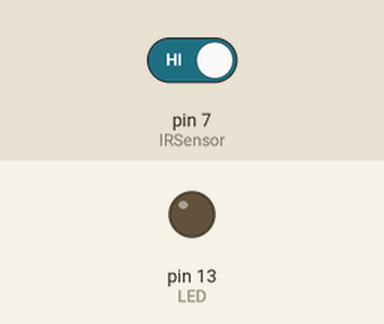
Simulated run of this sketch. Board: Arduino Uno, built with avr-gcc and run on an emulated ATmega328P. Parts: output pins drawn as LEDs (lit = HIGH). Inputs (shaded band) come from the test bench; at power-on: pin 7 (IRSensor) HIGH.

Above: at 1.2 s.
1.3 s: pin 7 (IRSensor) driven LOW
At 2.0 s:
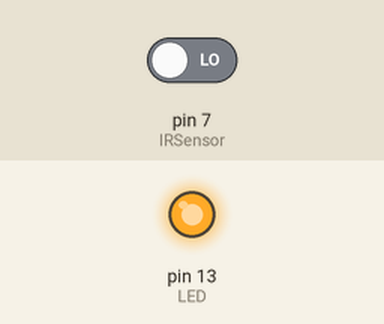
2.8 s: pin 7 (IRSensor) driven HIGH
At 3.1 s:
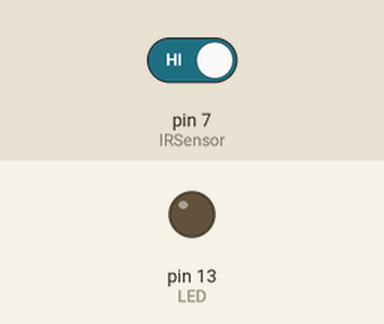
Timing chart, 0 to 5.8 s (numbered marks = the images above; inputs shaded):
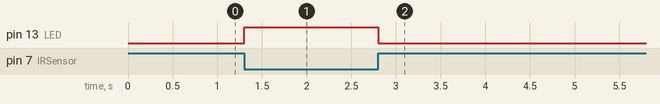

Measured:
- after the input at 1.3 s, pin 13 (LED): LOW → HIGH at once
- after the input at 2.8 s, pin 13 (LED): HIGH → LOW at once

The sketch:

IR_sensor.ino
```cpp
int IRSensor = 7;
int LED = 13;

void setup()
{

  pinMode (IRSensor, INPUT);
  pinMode (LED, OUTPUT);
}

void loop()
{
  int statusSensor = digitalRead (IRSensor);

  if (statusSensor == 0)
  {
    digitalWrite(LED, HIGH);
    Serial.print("led on ");
  }

  else
  {
    digitalWrite(LED, LOW);
    Serial.print("led off ");
  }
Serial.println(statusSensor);
}
```
